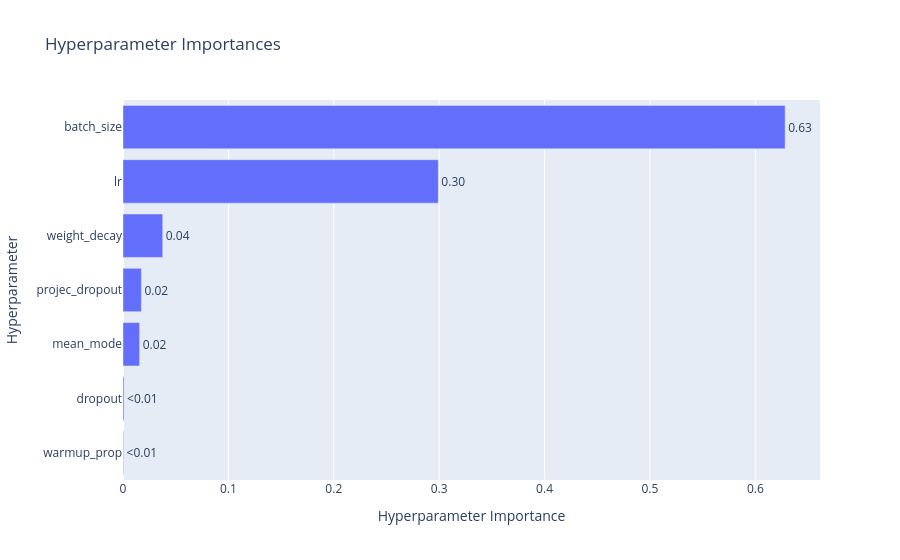

This figure's notebook cell:
### Code cell
fig=optuna.visualization.plot_param_importances(study_loaded)
fig.show()

### Figure 1 — Plotly figure (JSON) as saved in the notebook; plotly's stock layout.template omitted (floating-point values rounded to 4 significant figures)
{"data": [{"cliponaxis": false, "hovertemplate": ["warmup_prop (FloatDistribution): 0.0005246542615858059<extra></extra>", "dropout (FloatDistribution): 0.00100025454083428<extra></extra>", "mean_mode (CategoricalDistribution): 0.015784691616386046<extra></extra>", "projec_dropout (FloatDistribution): 0.017473897309255474<extra></extra>", "weight_decay (FloatDistribution): 0.037709766359090624<extra></extra>", "lr (FloatDistribution): 0.29921026756610763<extra></extra>", "batch_size (CategoricalDistribution): 0.6282964683467401<extra></extra>"], "name": "Objective Value", "orientation": "h", "text": ["<0.01", "<0.01", "0.02", "0.02", "0.04", "0.30", "0.63"], "textposition": "outside", "type": "bar", "x": [0.0005247, 0.001, 0.01578, 0.01747, 0.03771, 0.2992, 0.6283], "y": ["warmup_prop", "dropout", "mean_mode", "projec_dropout", "weight_decay", "lr", "batch_size"]}], "layout": {"title": {"text": "Hyperparameter Importances"}, "xaxis": {"title": {"text": "Hyperparameter Importance"}}, "yaxis": {"title": {"text": "Hyperparameter"}}}}
